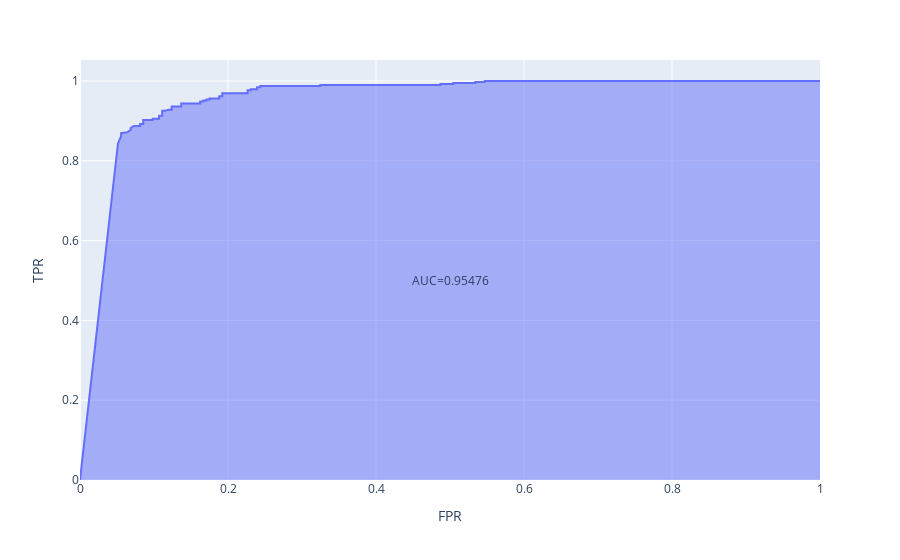

Here is the notebook cell this chart was saved with:
### Code cell
datagen = ImageDataGenerator(
    preprocessing_function = resnet_v2.preprocess_input,
)
test_generator = datagen.flow_from_directory(
    './dataset/test',
    target_size=(256, 256),
    batch_size=64,
    class_mode='binary',
    shuffle=False
)

y_pred = final_model.predict(test_generator)
y_true = test_generator.classes
    
fpr, tpr, thresholds = roc_curve(y_true, y_pred)
roc_df = pd.DataFrame({
    'FPR': fpr,
    'TPR': tpr,
    'Thresholds': thresholds
})
    
fig = px.area(roc_df, x = 'FPR', y = 'TPR', hover_data=['Thresholds'])
auc_score = roc_auc_score(y_true, y_pred)
fig.add_annotation(x=0.5, y=0.5, text=f'AUC={auc_score:.5f}', showarrow=False)
fig.show()

### Figure 1 — Plotly figure (JSON) as saved in the notebook; plotly's stock layout.template omitted (floating-point values rounded to 4 significant figures)
{"data": [{"customdata": [[null], [1], [1.0], [1.0], [1.0], [1.0], [1.0], [1.0], [1.0], [1.0], [1.0], [1.0], [1.0], [1.0], [1.0], [1.0], [1.0], [1.0], [1.0], [1.0], [1.0], [1.0], [1.0], [1.0], [0.9999], [0.9999], [0.9998], [0.9998], [0.9998], [0.9998], [0.9998], [0.9998], [0.9998], [0.9996], [0.9995], [0.9994], [0.999], [0.9963], [0.9958], [0.9945], [0.9944], [0.9942], [0.9926], [0.9911], [0.9906], [0.9587], [0.953], [0.9004], [0.9001], [0.4136], [0.4082], [0.3373], [0.2827], [0.2772], [0.2066], [0.1691], [0.1645], [0.1393], [0.1367], [0.005921], [0.00555], [6.385e-07]], "fillpattern": {"shape": ""}, "hovertemplate": "FPR=%{x}<br>TPR=%{y}<br>Thresholds=%{customdata[0]}<extra></extra>", "legendgroup": "", "line": {"color": "#636efa"}, "marker": {"symbol": "circle"}, "mode": "lines", "name": "", "orientation": "v", "showlegend": false, "stackgroup": "1", "type": "scatter", "x": [0, 0.05128, 0.05556, 0.05556, 0.0641, 0.06838, 0.06838, 0.07265, 0.0812, 0.0812, 0.08547, 0.08547, 0.09829, 0.09829, 0.1068, 0.1068, 0.1068, 0.1111, 0.1111, 0.1154, 0.1197, 0.1239, 0.1239, 0.1368, 0.1368, 0.1624, 0.1624, 0.1667, 0.1667, 0.1709, 0.1709, 0.1752, 0.1752, 0.188, 0.188, 0.1923, 0.1923, 0.2265, 0.2265, 0.2308, 0.2308, 0.2393, 0.2393, 0.2436, 0.2436, 0.3248, 0.3248, 0.3675, 0.3761, 0.4872, 0.4872, 0.5043, 0.5043, 0.5128, 0.5214, 0.5342, 0.5342, 0.547, 0.547, 0.7094, 0.7179, 1], "xaxis": "x", "y": [0, 0.8436, 0.8615, 0.8692, 0.8718, 0.8769, 0.8821, 0.8872, 0.8872, 0.8923, 0.8923, 0.9026, 0.9026, 0.9051, 0.9051, 0.9103, 0.9128, 0.9128, 0.9256, 0.9256, 0.9282, 0.9282, 0.9359, 0.9359, 0.9436, 0.9436, 0.9487, 0.9487, 0.9513, 0.9513, 0.9538, 0.9538, 0.9564, 0.9564, 0.9615, 0.9615, 0.9692, 0.9692, 0.9769, 0.9769, 0.9795, 0.9795, 0.9846, 0.9846, 0.9872, 0.9872, 0.9897, 0.9897, 0.9897, 0.9897, 0.9923, 0.9923, 0.9949, 0.9949, 0.9949, 0.9949, 0.9974, 0.9974, 1, 1, 1, 1], "yaxis": "y"}], "layout": {"annotations": [{"showarrow": false, "text": "AUC=0.95476", "x": 0.5, "y": 0.5}], "legend": {"tracegroupgap": 0}, "margin": {"t": 60}, "xaxis": {"anchor": "y", "domain": [0, 1], "title": {"text": "FPR"}}, "yaxis": {"anchor": "x", "domain": [0, 1], "title": {"text": "TPR"}}}}
